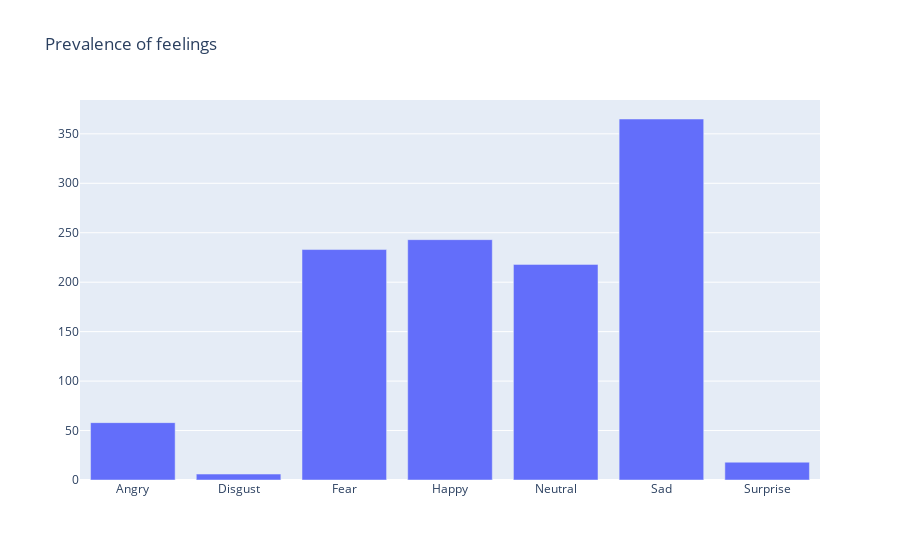

The notebook cell saved with this chart:
### Code cell
import plotly.graph_objs as go

# group the dataframe by feeling and count the number of unique frames for each feeling
feeling_counts = max_prob_df.groupby('feeling')['Frame'].nunique()

# create a bar chart with the feeling counts
data = go.Bar(x=feeling_counts.index, y=feeling_counts.values)

# create the layout for the chart
layout = go.Layout(title='Prevalence of feelings')

# create the figure object and display the chart
fig = go.Figure(data=[data], layout=layout)
fig.show()

### Figure 1 — Plotly figure (JSON) as saved in the notebook; plotly's stock layout.template omitted (floating-point values rounded to 4 significant figures)
{"data": [{"type": "bar", "x": ["Angry", "Disgust", "Fear", "Happy", "Neutral", "Sad", "Surprise"], "y": [58, 6, 233, 243, 218, 365, 18]}], "layout": {"title": {"text": "Prevalence of feelings"}}}
